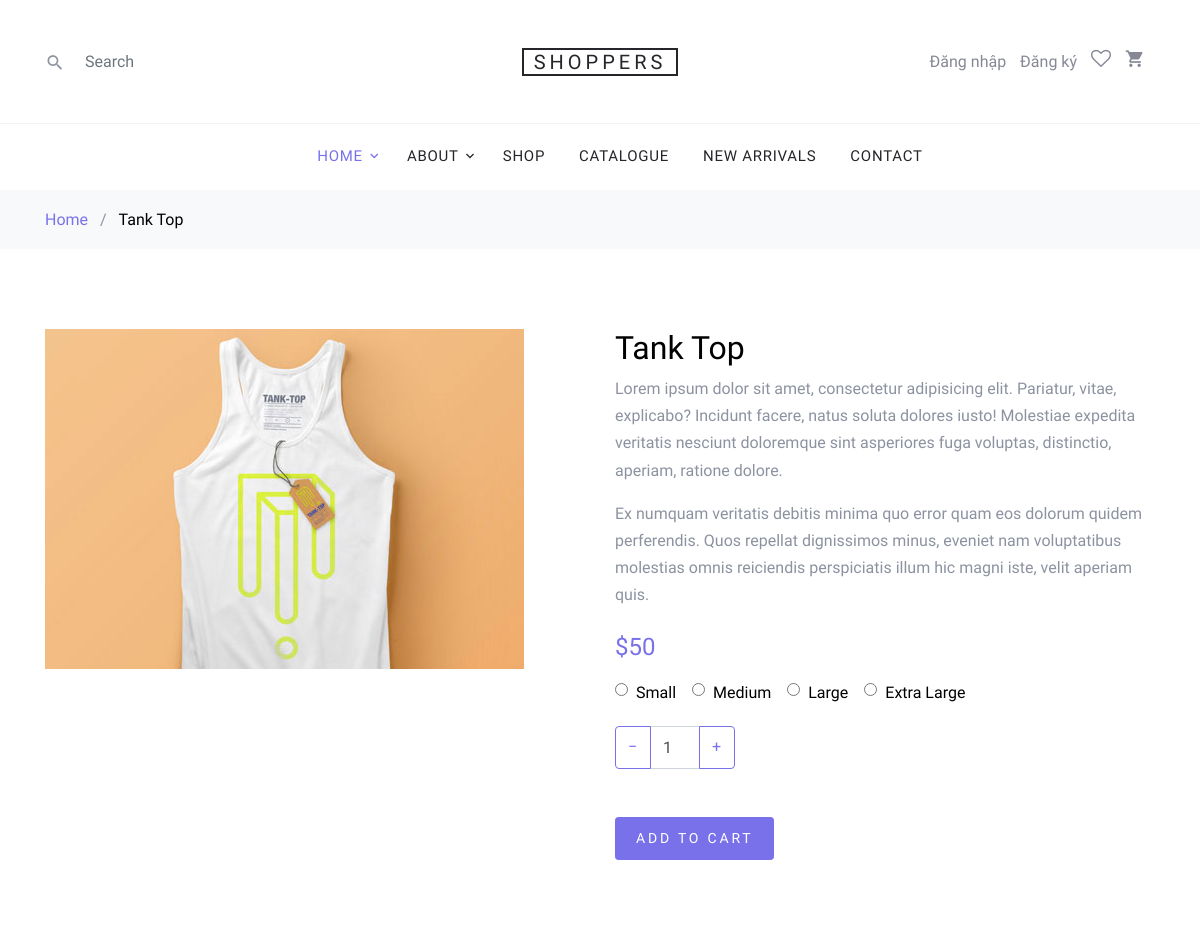
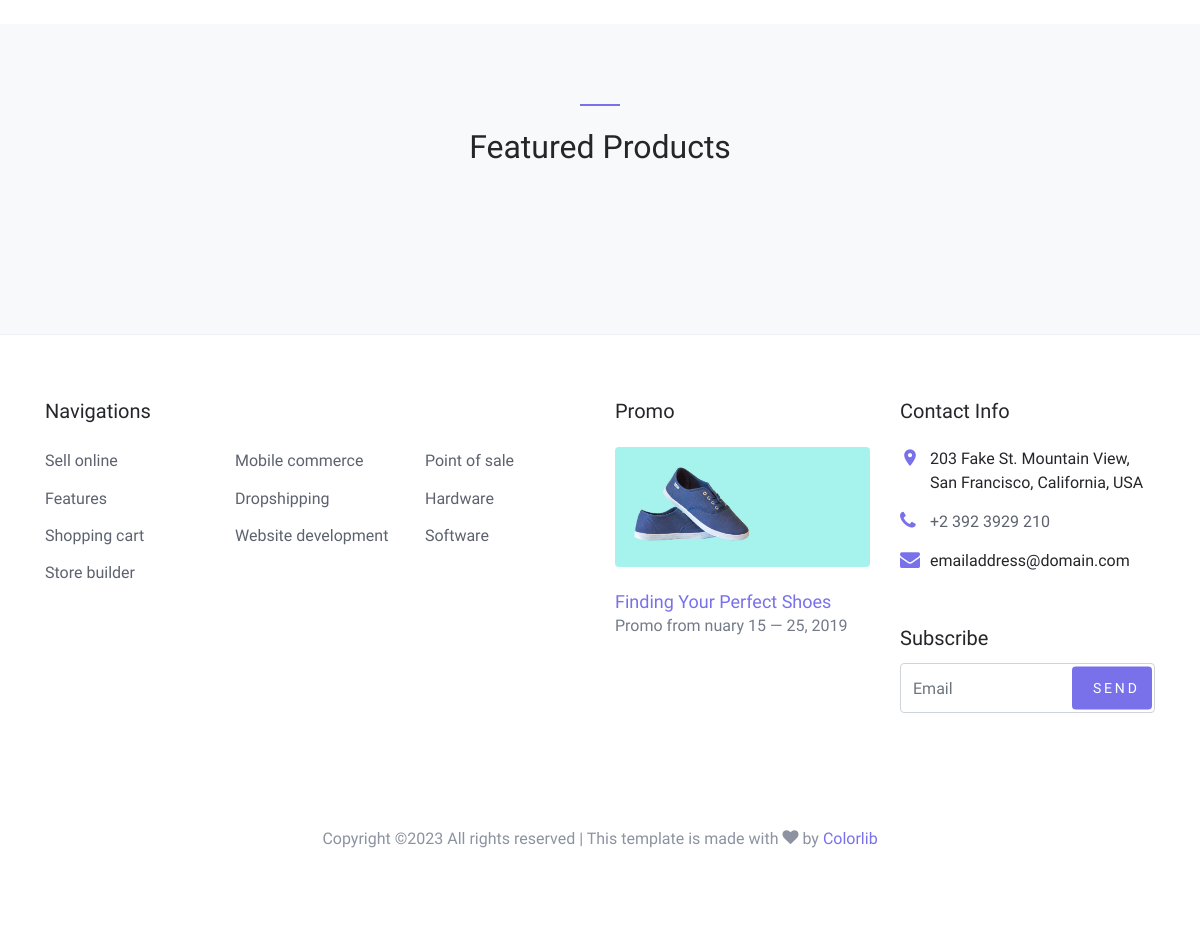
Screenshot of /home/productdetail/1 with the database file from the repository (2 pictures, top to bottom).
### home/models.py (models this page shows, shortened)
class Product(models.Model):
    title = models.CharField(max_length=255,default='')
    description = models.TextField(default='')
    category = models.ForeignKey(Category,on_delete=models.CASCADE)
    product_img = models.CharField(max_length=255,default='')
    price = models.IntegerField(default=0,null=True)
    active = models.BooleanField(default=True)

### home/views.py (the view)
# urls.py: path('home/productdetail/<int:id>', productdetail, name='productdetail'),
def productdetail(request,id):
    detail = Product.objects.get(id=id)
    product_Featured = Product_Featured.objects.all()
    return render(request,'home/productdetail.html',{'detail':detail,
                                                    'product_Featured':product_Featured,
                                                    "i":span_iconCart(request)})

### home/views.py (called while the page is built)
def span_iconCart(request):
    try:
        us = request.user
        cart = Cart.objects.get(user=us)
        cart_item = CartItem.objects.filter(cart=cart)
        i = len(cart_item)
        return i
    except:
        pass

### templates/home/productdetail.html (shortened to what this page needs)
{% extends 'layouts/main.html' %}
{% load static %}
{% block content %}
    <div class="bg-light py-3">
      <div class="container">
        <div class="row">
          <div class="col-md-12 mb-0"><a href="/">Home</a> <span class="mx-2 mb-0">/</span> <strong class="text-black">{{detail.title}}</strong></div>
        </div>
      </div>
    </div>
    <div class="site-section">
      <div class="container">
        <div class="row">
          <div class="col-md-6">
            <img src="{% static '' %}{{ detail.product_img }}" alt="Image" class="img-fluid">
          </div>
          <div class="col-md-6">
            <h2 class="text-black">{{ detail.title }}</h2>
            <p>Lorem ipsum dolor sit amet, consectetur adipisicing elit. Pariatur, vitae, explicabo? Incidunt facere, natus soluta dolores iusto! Molestiae expedita veritatis nesciunt doloremque sint asperiores fuga voluptas, distinctio, aperiam, ratione dolore.</p>
            <p class="mb-4">Ex numquam veritatis debitis minima quo error quam eos dolorum quidem perferendis. Quos repellat dignissimos minus, eveniet nam voluptatibus molestias omnis reiciendis perspiciatis illum hic magni iste, velit aperiam quis.</p>
            <p><strong class="text-primary h4">${{detail.price}}</strong></p>
            <div class="mb-1 d-flex">
              <label for="option-sm" class="d-flex mr-3 mb-3">
                <span class="d-inline-block mr-2" style="top:-2px; position: relative;"><input type="radio" id="option-sm" name="shop-sizes"></span> <span class="d-inline-block text-black">Small</span>
              </label>
              <label for="option-md" class="d-flex mr-3 mb-3">
                <span class="d-inline-block mr-2" style="top:-2px; position: relative;"><input type="radio" id="option-md" name="shop-sizes"></span> <span class="d-inline-block text-black">Medium</span>
              </label>
              <label for="option-lg" class="d-flex mr-3 mb-3">
                <span class="d-inline-block mr-2" style="top:-2px; position: relative;"><input type="radio" id="option-lg" name="shop-sizes"></span> <span class="d-inline-block text-black">Large</span>
              </label>
              <label for="option-xl" class="d-flex mr-3 mb-3">
                <span class="d-inline-block mr-2" style="top:-2px; position: relative;"><input type="radio" id="option-xl" name="shop-sizes"></span> <span class="d-inline-block text-black"> Extra Large</span>
              </label>
            </div>
            <div class="mb-5">
              <div class="input-group mb-3" style="max-width: 120px;">
              <div class="input-group-prepend">
                <button class="btn btn-outline-primary js-btn-minus" type="button">&minus;</button>
              </div>
              <input type="number" class="form-control text-center" value="1" min="1" id="number" placeholder="" aria-label="Example text with button addon" aria-describedby="button-addon1">
              <div class="input-group-append">
                <button class="btn btn-outline-primary js-btn-plus" type="button">&plus;</button>
              </div>
            </div>
            </div>
            <p><a href="#" class="buy-now btn btn-sm btn-primary" onclick="addCart({{detail.id}},{{user.id}})">Add To Cart</a></p>
          </div>
        </div>
      </div>
    </div>
    <div class="site-section block-3 site-blocks-2 bg-light">
      <div class="container">
        <div class="row justify-content-center">
          <div class="col-md-7 site-section-heading text-center pt-4">
            <h2>Featured Products</h2>
          </div>
        </div>
        <div class="row">
          <div class="col-md-12">
            <div class="nonloop-block-3 owl-carousel">
              </div>
            </div>
          </div>
        </div>
      </div>
    </div>
{% endblock %}

### static/css/style.css (style rules this page uses)
body { line-height: 1.7; color: #8c92a0; font-weight: 300; font-size: 16px; }
a { -webkit-transition: .3s all ease; -o-transition: .3s all ease; transition: .3s all ease; }
.text-black { color: #000; }
.btn { text-transform: uppercase; position: relative; -webkit-transition: 0.2s all ease-in-out !important; -o-transition: 0.2s all ease-in-out !important; transition: 0.2s all ease-in-out !important; top: 0; letter-spacing: .05em; }
.btn.btn-sm { font-size: 14px !important; padding: 10px 20px !important; }
.btn.btn-primary { font-size: 17px; font-weight: 300; letter-spacing: .2em; }
.form-control { height: 43px; }
.site-section { padding: 2.5em 0; }
@media (min-width: 768px) { .site-section { padding: 5em 0; } }
.site-section-heading { font-size: 30px; color: #25262a; position: relative; }
.site-section-heading:before { content: ""; left: 0%; top: 0; position: absolute; width: 40px; height: 2px; background: #7971ea; }
.site-section-heading.text-center:before { content: ""; left: 50%; top: 0; -webkit-transform: translateX(-50%); -ms-transform: translateX(-50%); transform: translateX(-50%); position: absolute; width: 40px; height: 2px; background: #7971ea; }

### rows the page displays
Product: title "Tank Top", product_img (picture), price "50"
